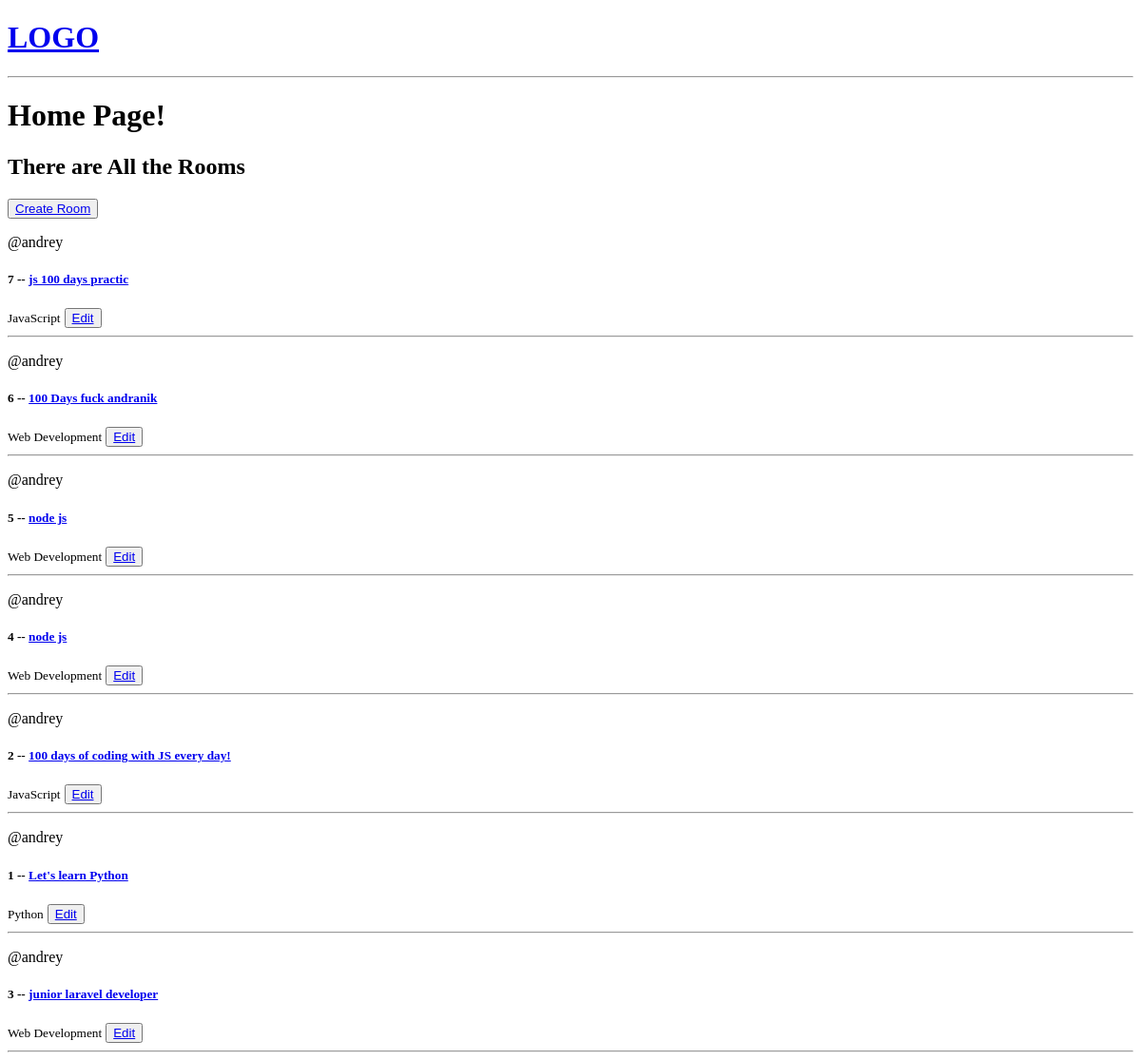
Before: / with the older database file.
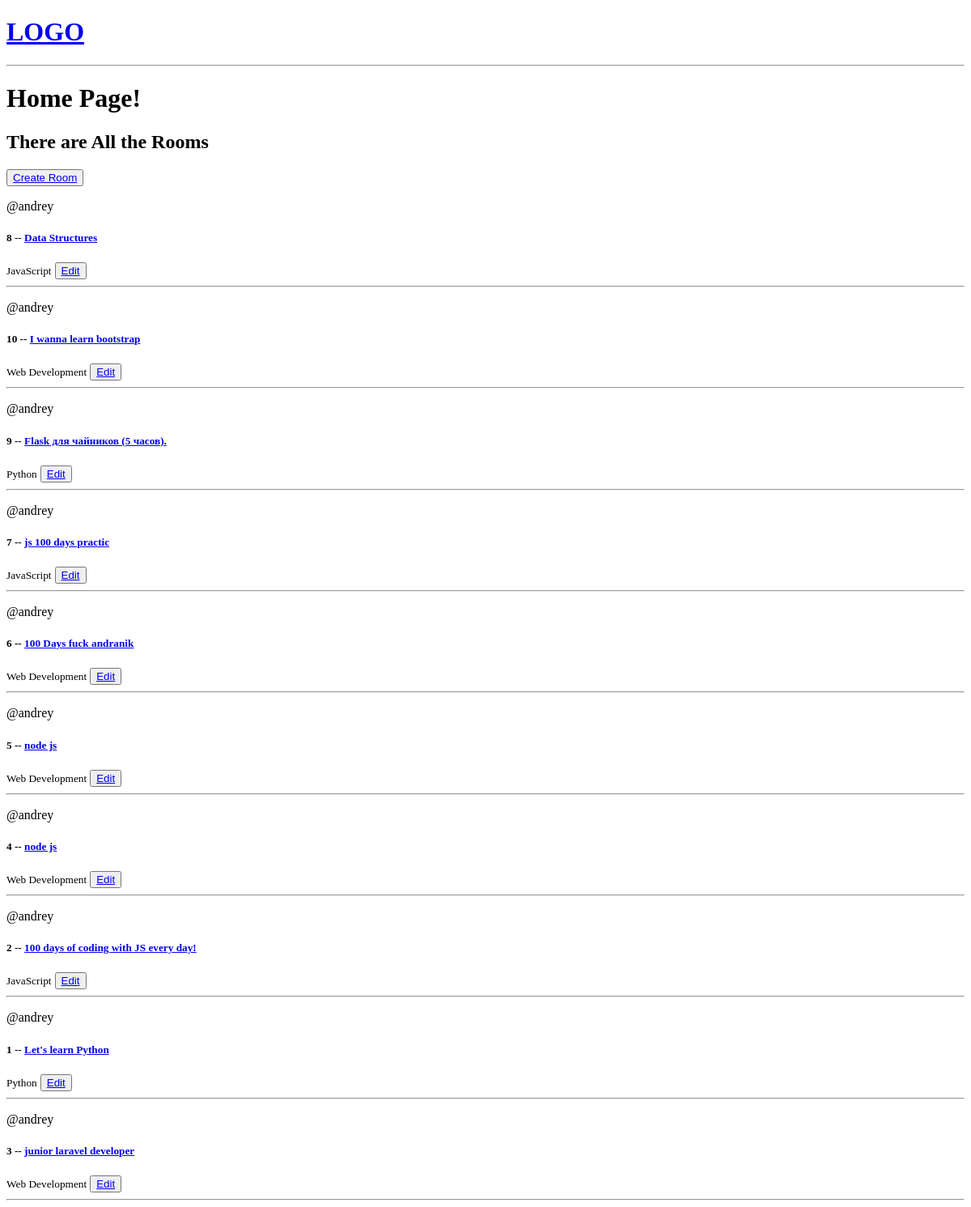
After: the same page with the newer database file.
### base/models.py (models this page shows, shortened)
class Room(models.Model):
    host = models.ForeignKey(User, on_delete=models.SET_NULL, null=True)
    topic = models.ForeignKey(Topic, on_delete=models.SET_NULL, null=True)
    name = models.CharField(max_length=200)
    description = models.TextField(null=True, blank=True)
    updated = models.DateTimeField(auto_now=True)
    created = models.DateTimeField(auto_now_add=True)
    class Meta:
        ordering = ['-updated', '-created']

class Topic(models.Model):
    name = models.CharField(max_length=200)

### base/views.py (the view)
# urls.py: path('', views.home, name="home"),
def home(request):
    rooms = Room.objects.all()
    return render(request, "base/home.html", {
        'rooms': rooms,
    })

### base/templates/base/home.html
{% extends 'main.html' %}
{% block content %}
<h1>Home Page!</h1>
<h2>There are All the Rooms</h2>
<div>
    <div>
        <button><a href="newroom/">Create Room</a></button>
        {% for room in rooms %}
            <p>@{{room.host.username}}</p>
            <h5>{{room.id}} -- <a href="room/{{room.id}}">{{room.name}}</a></h5>
            <small>{{room.topic.name}}</small>
            <button><a href="updateroom/{{room.id}}">Edit</a></button>
            <hr>
        {% endfor %}
    </div>
</div>
{% endblock content %}

### templates/main.html (shortened to what this page needs)
<!DOCTYPE html>
<html lang="en">
<head>
</head>
<body>
    {% include "navbar.html" %}
    {% block content %}
    {% endblock content %}
</body>
</html>

### templates/navbar.html
<a href="/">
    <h1>LOGO</h1>
</a>
<hr>

Changed rows visible on the page:
added Room: host.username "andrey", id "8", name "Data Structures", topic.name "JavaScript"
added Room: host.username "andrey", id "10", name "I wanna learn bootstrap", topic.name "Web Development"
added Room: host.username "andrey", id "9", name "Flask для чайников (5 часов).", topic.name "Python"
